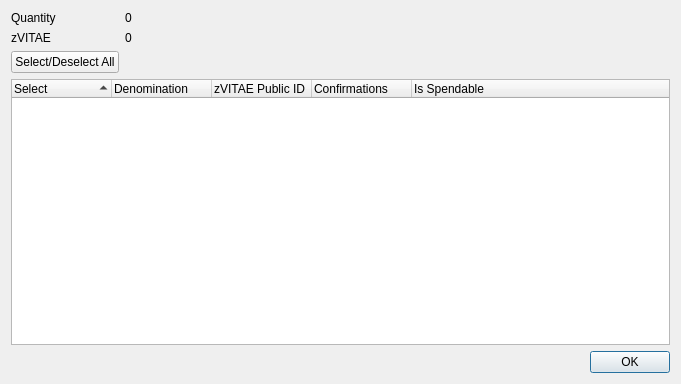
<?xml version="1.0" encoding="UTF-8"?>
<ui version="4.0">
 <class>ZVitControlDialog</class>
 <widget class="QDialog" name="ZVitControlDialog">
  <property name="geometry">
   <rect>
    <x>0</x>
    <y>0</y>
    <width>681</width>
    <height>384</height>
   </rect>
  </property>
  <property name="minimumSize">
   <size>
    <width>681</width>
    <height>384</height>
   </size>
  </property>
  <property name="windowTitle">
   <string>Select zVITAE to Spend</string>
  </property>
  <layout class="QGridLayout" name="gridLayout">
   <item row="0" column="0">
    <layout class="QFormLayout" name="formLayout">
     <property name="sizeConstraint">
      <enum>QLayout::SetDefaultConstraint</enum>
     </property>
     <item row="0" column="0">
      <widget class="QLabel" name="labelQuantity">
       <property name="text">
        <string>Quantity</string>
       </property>
      </widget>
     </item>
     <item row="0" column="1">
      <widget class="QLabel" name="labelQuantity_int">
       <property name="text">
        <string>0</string>
       </property>
      </widget>
     </item>
     <item row="1" column="0">
      <widget class="QLabel" name="labelZVit">
       <property name="text">
        <string>zVITAE</string>
       </property>
      </widget>
     </item>
     <item row="1" column="1">
      <widget class="QLabel" name="labelZVit_int">
       <property name="text">
        <string>0</string>
       </property>
      </widget>
     </item>
     <item row="2" column="0">
      <widget class="QPushButton" name="pushButtonAll">
       <property name="text">
        <string>Select/Deselect All</string>
       </property>
      </widget>
     </item>
    </layout>
   </item>
   <item row="1" column="0">
    <layout class="QVBoxLayout" name="verticalLayout">
     <item>
      <widget class="QTreeWidget" name="treeWidget">
       <property name="minimumSize">
        <size>
         <width>0</width>
         <height>250</height>
        </size>
       </property>
       <property name="alternatingRowColors">
        <bool>true</bool>
       </property>
       <property name="sortingEnabled">
        <bool>true</bool>
       </property>
       <property name="columnCount">
        <number>5</number>
       </property>
       <attribute name="headerDefaultSectionSize">
        <number>100</number>
       </attribute>
       <column>
        <property name="text">
         <string notr="true">Select</string>
        </property>
       </column>
       <column>
        <property name="text">
         <string notr="true">Denomination</string>
        </property>
       </column>
       <column>
        <property name="text">
         <string notr="true">zVITAE Public ID</string>
        </property>
       </column>
       <column>
        <property name="text">
         <string notr="true">Confirmations</string>
        </property>
       </column>
       <column>
        <property name="text">
         <string>Is Spendable</string>
        </property>
       </column>
      </widget>
     </item>
     <item>
      <widget class="QDialogButtonBox" name="buttonBox">
       <property name="orientation">
        <enum>Qt::Horizontal</enum>
       </property>
       <property name="standardButtons">
        <set>QDialogButtonBox::Ok</set>
       </property>
      </widget>
     </item>
    </layout>
   </item>
  </layout>
 </widget>
 <resources/>
 <connections>
  <connection>
   <sender>buttonBox</sender>
   <signal>accepted()</signal>
   <receiver>ZVitControlDialog</receiver>
   <slot>accept()</slot>
   <hints>
    <hint type="sourcelabel">
     <x>248</x>
     <y>254</y>
    </hint>
    <hint type="destinationlabel">
     <x>157</x>
     <y>274</y>
    </hint>
   </hints>
  </connection>
  <connection>
   <sender>buttonBox</sender>
   <signal>rejected()</signal>
   <receiver>ZVitControlDialog</receiver>
   <slot>reject()</slot>
   <hints>
    <hint type="sourcelabel">
     <x>316</x>
     <y>260</y>
    </hint>
    <hint type="destinationlabel">
     <x>286</x>
     <y>274</y>
    </hint>
   </hints>
  </connection>
 </connections>
</ui>
